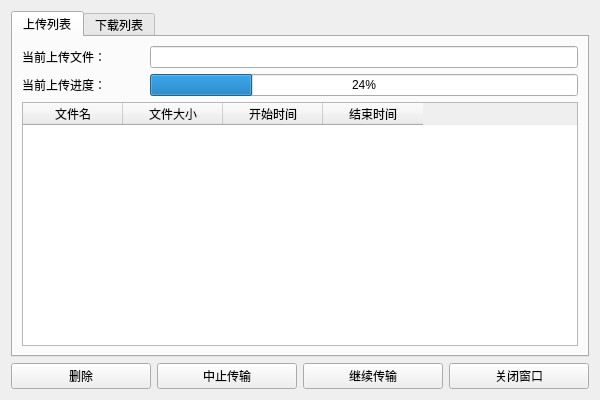
<?xml version="1.0" encoding="UTF-8"?>
<ui version="4.0">
 <class>Form</class>
 <widget class="QWidget" name="Form">
  <property name="geometry">
   <rect>
    <x>0</x>
    <y>0</y>
    <width>600</width>
    <height>400</height>
   </rect>
  </property>
  <property name="windowTitle">
   <string>Form</string>
  </property>
  <layout class="QVBoxLayout" name="verticalLayout_3">
   <item>
    <widget class="QTabWidget" name="tabWidget">
     <property name="currentIndex">
      <number>0</number>
     </property>
     <widget class="QWidget" name="tab">
      <attribute name="title">
       <string>上传列表</string>
      </attribute>
      <layout class="QVBoxLayout" name="verticalLayout_2">
       <item>
        <layout class="QVBoxLayout" name="verticalLayout_7">
         <item>
          <layout class="QHBoxLayout" name="horizontalLayout_4" stretch="2,7">
           <item>
            <widget class="QLabel" name="label_3">
             <property name="text">
              <string>当前上传文件：</string>
             </property>
            </widget>
           </item>
           <item>
            <widget class="QLineEdit" name="UfileName"/>
           </item>
          </layout>
         </item>
         <item>
          <layout class="QHBoxLayout" name="horizontalLayout_5" stretch="2,7">
           <item>
            <widget class="QLabel" name="label_4">
             <property name="text">
              <string>当前上传进度：</string>
             </property>
            </widget>
           </item>
           <item>
            <widget class="QProgressBar" name="UploadBar">
             <property name="value">
              <number>24</number>
             </property>
            </widget>
           </item>
          </layout>
         </item>
         <item>
          <widget class="QTableWidget" name="UploadList">
           <column>
            <property name="text">
             <string>文件名</string>
            </property>
           </column>
           <column>
            <property name="text">
             <string>文件大小</string>
            </property>
           </column>
           <column>
            <property name="text">
             <string>开始时间</string>
            </property>
           </column>
           <column>
            <property name="text">
             <string>结束时间</string>
            </property>
           </column>
          </widget>
         </item>
        </layout>
       </item>
      </layout>
     </widget>
     <widget class="QWidget" name="tab_2">
      <attribute name="title">
       <string>下载列表</string>
      </attribute>
      <layout class="QVBoxLayout" name="verticalLayout">
       <item>
        <layout class="QVBoxLayout" name="verticalLayout_5" stretch="0,1,9">
         <item>
          <layout class="QHBoxLayout" name="horizontalLayout_2" stretch="2,7">
           <item>
            <widget class="QLabel" name="label_2">
             <property name="text">
              <string>当前下载文件：</string>
             </property>
            </widget>
           </item>
           <item>
            <widget class="QLineEdit" name="DfileName"/>
           </item>
          </layout>
         </item>
         <item>
          <layout class="QHBoxLayout" name="horizontalLayout_3" stretch="2,7">
           <item>
            <widget class="QLabel" name="label_5">
             <property name="text">
              <string>当前下载进度：</string>
             </property>
            </widget>
           </item>
           <item>
            <widget class="QProgressBar" name="DownloadBar">
             <property name="value">
              <number>24</number>
             </property>
            </widget>
           </item>
          </layout>
         </item>
         <item>
          <widget class="QTableWidget" name="DownloadList">
           <column>
            <property name="text">
             <string>文件名</string>
            </property>
           </column>
           <column>
            <property name="text">
             <string>文件大小</string>
            </property>
           </column>
           <column>
            <property name="text">
             <string>开始时间</string>
            </property>
           </column>
           <column>
            <property name="text">
             <string>结束时间</string>
            </property>
           </column>
          </widget>
         </item>
        </layout>
       </item>
      </layout>
     </widget>
    </widget>
   </item>
   <item>
    <layout class="QHBoxLayout" name="horizontalLayout">
     <item>
      <widget class="QPushButton" name="DeleteBtn">
       <property name="text">
        <string>删除</string>
       </property>
      </widget>
     </item>
     <item>
      <widget class="QPushButton" name="BreakOffBtn">
       <property name="text">
        <string>中止传输</string>
       </property>
      </widget>
     </item>
     <item>
      <widget class="QPushButton" name="ContinueBtn">
       <property name="text">
        <string>继续传输</string>
       </property>
      </widget>
     </item>
     <item>
      <widget class="QPushButton" name="CloseBtn">
       <property name="text">
        <string>关闭窗口</string>
       </property>
      </widget>
     </item>
    </layout>
   </item>
  </layout>
 </widget>
 <resources/>
 <connections/>
</ui>
